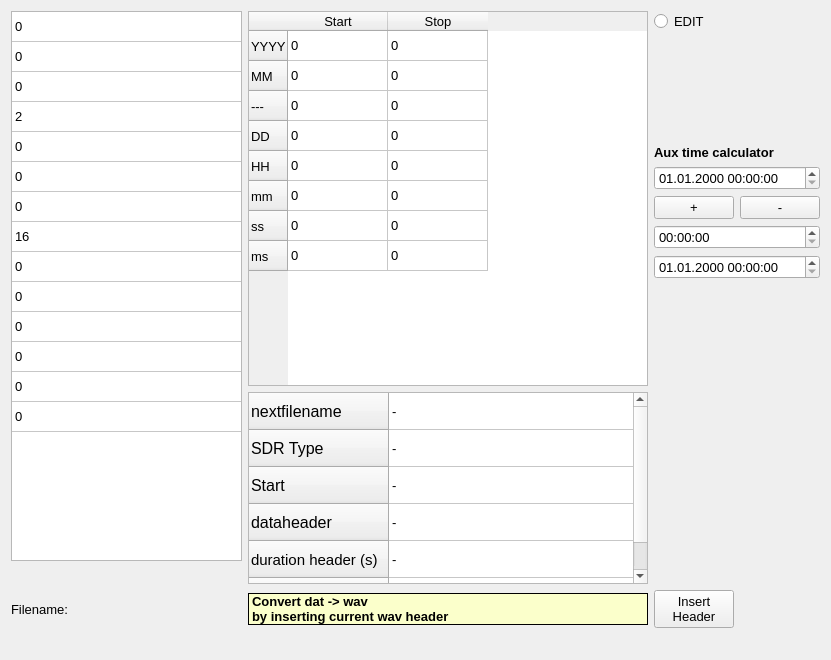
<?xml version="1.0" encoding="UTF-8"?>
<ui version="4.0">
 <class>wavheader_editor_widget</class>
 <widget class="QWidget" name="wavheader_editor_widget">
  <property name="geometry">
   <rect>
    <x>0</x>
    <y>0</y>
    <width>831</width>
    <height>660</height>
   </rect>
  </property>
  <property name="windowTitle">
   <string>Form</string>
  </property>
  <layout class="QGridLayout" name="gridLayout_2">
   <item row="0" column="0">
    <layout class="QGridLayout" name="gridLayout">
     <item row="9" column="1">
      <widget class="QLabel" name="label_8">
       <property name="enabled">
        <bool>true</bool>
       </property>
       <property name="sizePolicy">
        <sizepolicy hsizetype="Preferred" vsizetype="Maximum">
         <horstretch>0</horstretch>
         <verstretch>0</verstretch>
        </sizepolicy>
       </property>
       <property name="palette">
        <palette>
         <active>
          <colorrole role="WindowText">
           <brush brushstyle="SolidPattern">
            <color alpha="255">
             <red>0</red>
             <green>0</green>
             <blue>0</blue>
            </color>
           </brush>
          </colorrole>
          <colorrole role="Button">
           <brush brushstyle="SolidPattern">
            <color alpha="255">
             <red>255</red>
             <green>254</green>
             <blue>210</blue>
            </color>
           </brush>
          </colorrole>
          <colorrole role="Light">
           <brush brushstyle="SolidPattern">
            <color alpha="255">
             <red>255</red>
             <green>254</green>
             <blue>210</blue>
            </color>
           </brush>
          </colorrole>
          <colorrole role="Midlight">
           <brush brushstyle="SolidPattern">
            <color alpha="255">
             <red>255</red>
             <green>254</green>
             <blue>210</blue>
            </color>
           </brush>
          </colorrole>
          <colorrole role="Base">
           <brush brushstyle="SolidPattern">
            <color alpha="255">
             <red>255</red>
             <green>254</green>
             <blue>210</blue>
            </color>
           </brush>
          </colorrole>
          <colorrole role="Window">
           <brush brushstyle="SolidPattern">
            <color alpha="255">
             <red>251</red>
             <green>255</green>
             <blue>203</blue>
            </color>
           </brush>
          </colorrole>
          <colorrole role="NoRole">
           <brush brushstyle="SolidPattern">
            <color alpha="255">
             <red>255</red>
             <green>254</green>
             <blue>210</blue>
            </color>
           </brush>
          </colorrole>
          <colorrole role="ToolTipBase">
           <brush brushstyle="SolidPattern">
            <color alpha="255">
             <red>255</red>
             <green>255</green>
             <blue>220</blue>
            </color>
           </brush>
          </colorrole>
         </active>
         <inactive>
          <colorrole role="WindowText">
           <brush brushstyle="SolidPattern">
            <color alpha="255">
             <red>0</red>
             <green>0</green>
             <blue>0</blue>
            </color>
           </brush>
          </colorrole>
          <colorrole role="Button">
           <brush brushstyle="SolidPattern">
            <color alpha="255">
             <red>255</red>
             <green>254</green>
             <blue>210</blue>
            </color>
           </brush>
          </colorrole>
          <colorrole role="Light">
           <brush brushstyle="SolidPattern">
            <color alpha="255">
             <red>255</red>
             <green>254</green>
             <blue>210</blue>
            </color>
           </brush>
          </colorrole>
          <colorrole role="Midlight">
           <brush brushstyle="SolidPattern">
            <color alpha="255">
             <red>255</red>
             <green>254</green>
             <blue>210</blue>
            </color>
           </brush>
          </colorrole>
          <colorrole role="Base">
           <brush brushstyle="SolidPattern">
            <color alpha="255">
             <red>255</red>
             <green>254</green>
             <blue>210</blue>
            </color>
           </brush>
          </colorrole>
          <colorrole role="Window">
           <brush brushstyle="SolidPattern">
            <color alpha="255">
             <red>251</red>
             <green>255</green>
             <blue>203</blue>
            </color>
           </brush>
          </colorrole>
          <colorrole role="NoRole">
           <brush brushstyle="SolidPattern">
            <color alpha="255">
             <red>255</red>
             <green>254</green>
             <blue>210</blue>
            </color>
           </brush>
          </colorrole>
          <colorrole role="ToolTipBase">
           <brush brushstyle="SolidPattern">
            <color alpha="255">
             <red>255</red>
             <green>255</green>
             <blue>220</blue>
            </color>
           </brush>
          </colorrole>
         </inactive>
         <disabled>
          <colorrole role="WindowText">
           <brush brushstyle="SolidPattern">
            <color alpha="255">
             <red>234</red>
             <green>234</green>
             <blue>234</blue>
            </color>
           </brush>
          </colorrole>
          <colorrole role="Button">
           <brush brushstyle="SolidPattern">
            <color alpha="255">
             <red>234</red>
             <green>234</green>
             <blue>234</blue>
            </color>
           </brush>
          </colorrole>
          <colorrole role="Light">
           <brush brushstyle="SolidPattern">
            <color alpha="255">
             <red>234</red>
             <green>234</green>
             <blue>234</blue>
            </color>
           </brush>
          </colorrole>
          <colorrole role="Midlight">
           <brush brushstyle="SolidPattern">
            <color alpha="255">
             <red>234</red>
             <green>234</green>
             <blue>234</blue>
            </color>
           </brush>
          </colorrole>
          <colorrole role="Base">
           <brush brushstyle="SolidPattern">
            <color alpha="255">
             <red>234</red>
             <green>234</green>
             <blue>234</blue>
            </color>
           </brush>
          </colorrole>
          <colorrole role="Window">
           <brush brushstyle="SolidPattern">
            <color alpha="255">
             <red>234</red>
             <green>234</green>
             <blue>234</blue>
            </color>
           </brush>
          </colorrole>
          <colorrole role="NoRole">
           <brush brushstyle="SolidPattern">
            <color alpha="255">
             <red>234</red>
             <green>234</green>
             <blue>234</blue>
            </color>
           </brush>
          </colorrole>
          <colorrole role="ToolTipBase">
           <brush brushstyle="SolidPattern">
            <color alpha="255">
             <red>234</red>
             <green>234</green>
             <blue>234</blue>
            </color>
           </brush>
          </colorrole>
         </disabled>
        </palette>
       </property>
       <property name="font">
        <font>
         <pointsize>10</pointsize>
         <weight>75</weight>
         <bold>true</bold>
        </font>
       </property>
       <property name="autoFillBackground">
        <bool>true</bool>
       </property>
       <property name="styleSheet">
        <string notr="true"/>
       </property>
       <property name="frameShape">
        <enum>QFrame::Panel</enum>
       </property>
       <property name="text">
        <string>Convert dat -&gt; wav 
by inserting current wav header</string>
       </property>
      </widget>
     </item>
     <item row="4" column="3">
      <widget class="QPushButton" name="pushButton_subtract">
       <property name="sizePolicy">
        <sizepolicy hsizetype="Maximum" vsizetype="Maximum">
         <horstretch>0</horstretch>
         <verstretch>0</verstretch>
        </sizepolicy>
       </property>
       <property name="font">
        <font>
         <pointsize>10</pointsize>
        </font>
       </property>
       <property name="text">
        <string>-</string>
       </property>
      </widget>
     </item>
     <item row="3" column="2" colspan="2">
      <widget class="QDateTimeEdit" name="wavheader_dateTimeEdit_starttime">
       <property name="sizePolicy">
        <sizepolicy hsizetype="Minimum" vsizetype="Maximum">
         <horstretch>0</horstretch>
         <verstretch>0</verstretch>
        </sizepolicy>
       </property>
       <property name="font">
        <font>
         <pointsize>10</pointsize>
        </font>
       </property>
       <property name="displayFormat">
        <string>dd.MM.yyyy HH:mm:ss</string>
       </property>
      </widget>
     </item>
     <item row="5" column="2" colspan="2">
      <widget class="QTimeEdit" name="wavheader_timeEdit_subtr">
       <property name="sizePolicy">
        <sizepolicy hsizetype="Minimum" vsizetype="Maximum">
         <horstretch>0</horstretch>
         <verstretch>0</verstretch>
        </sizepolicy>
       </property>
       <property name="font">
        <font>
         <pointsize>10</pointsize>
        </font>
       </property>
       <property name="displayFormat">
        <string>HH:mm:ss</string>
       </property>
      </widget>
     </item>
     <item row="6" column="2" colspan="2">
      <widget class="QDateTimeEdit" name="wavheader_dateTimeEdit_result">
       <property name="sizePolicy">
        <sizepolicy hsizetype="Minimum" vsizetype="Maximum">
         <horstretch>0</horstretch>
         <verstretch>0</verstretch>
        </sizepolicy>
       </property>
       <property name="font">
        <font>
         <pointsize>10</pointsize>
        </font>
       </property>
       <property name="displayFormat">
        <string>dd.MM.yyyy HH:mm:ss</string>
       </property>
      </widget>
     </item>
     <item row="8" column="1">
      <widget class="QTableWidget" name="tableWidget_3">
       <property name="sizePolicy">
        <sizepolicy hsizetype="Maximum" vsizetype="Minimum">
         <horstretch>0</horstretch>
         <verstretch>0</verstretch>
        </sizepolicy>
       </property>
       <property name="minimumSize">
        <size>
         <width>400</width>
         <height>192</height>
        </size>
       </property>
       <property name="maximumSize">
        <size>
         <width>700</width>
         <height>16777215</height>
        </size>
       </property>
       <property name="font">
        <font>
         <pointsize>10</pointsize>
        </font>
       </property>
       <property name="toolTip">
        <string>make this table editable by clicking 'edit'</string>
       </property>
       <property name="autoFillBackground">
        <bool>true</bool>
       </property>
       <property name="alternatingRowColors">
        <bool>false</bool>
       </property>
       <attribute name="horizontalHeaderVisible">
        <bool>false</bool>
       </attribute>
       <attribute name="horizontalHeaderDefaultSectionSize">
        <number>600</number>
       </attribute>
       <attribute name="horizontalHeaderMinimumSectionSize">
        <number>50</number>
       </attribute>
       <attribute name="verticalHeaderCascadingSectionResizes">
        <bool>false</bool>
       </attribute>
       <attribute name="verticalHeaderDefaultSectionSize">
        <number>37</number>
       </attribute>
       <attribute name="verticalHeaderShowSortIndicator" stdset="0">
        <bool>false</bool>
       </attribute>
       <attribute name="verticalHeaderStretchLastSection">
        <bool>false</bool>
       </attribute>
       <row>
        <property name="text">
         <string>nextfilename</string>
        </property>
        <property name="font">
         <font>
          <pointsize>12</pointsize>
         </font>
        </property>
       </row>
       <row>
        <property name="text">
         <string>SDR Type</string>
        </property>
        <property name="font">
         <font>
          <pointsize>12</pointsize>
         </font>
        </property>
       </row>
       <row>
        <property name="text">
         <string>Start</string>
        </property>
        <property name="font">
         <font>
          <pointsize>12</pointsize>
         </font>
        </property>
        <property name="background">
         <color>
          <red>240</red>
          <green>240</green>
          <blue>240</blue>
         </color>
        </property>
       </row>
       <row>
        <property name="text">
         <string>dataheader</string>
        </property>
        <property name="font">
         <font>
          <pointsize>12</pointsize>
         </font>
        </property>
       </row>
       <row>
        <property name="text">
         <string>duration header (s)</string>
        </property>
        <property name="font">
         <font>
          <pointsize>11</pointsize>
         </font>
        </property>
       </row>
       <row>
        <property name="text">
         <string>duration bytes (s)</string>
        </property>
        <property name="font">
         <font>
          <pointsize>11</pointsize>
         </font>
        </property>
       </row>
       <column>
        <property name="text">
         <string>value</string>
        </property>
        <property name="font">
         <font>
          <pointsize>12</pointsize>
         </font>
        </property>
        <property name="background">
         <color>
          <red>240</red>
          <green>0</green>
          <blue>0</blue>
         </color>
        </property>
       </column>
       <item row="0" column="0">
        <property name="text">
         <string>-</string>
        </property>
        <property name="foreground">
         <brush brushstyle="NoBrush">
          <color alpha="240">
           <red>240</red>
           <green>240</green>
           <blue>240</blue>
          </color>
         </brush>
        </property>
       </item>
       <item row="1" column="0">
        <property name="text">
         <string>-</string>
        </property>
       </item>
       <item row="2" column="0">
        <property name="text">
         <string>-</string>
        </property>
        <property name="background">
         <brush brushstyle="NoBrush">
          <color alpha="240">
           <red>240</red>
           <green>240</green>
           <blue>240</blue>
          </color>
         </brush>
        </property>
       </item>
       <item row="3" column="0">
        <property name="text">
         <string>-</string>
        </property>
       </item>
       <item row="4" column="0">
        <property name="text">
         <string>-</string>
        </property>
       </item>
       <item row="5" column="0">
        <property name="text">
         <string>-</string>
        </property>
       </item>
      </widget>
     </item>
     <item row="0" column="0" rowspan="9" alignment="Qt::AlignTop">
      <widget class="QTableWidget" name="tableWidget_basisfields">
       <property name="sizePolicy">
        <sizepolicy hsizetype="Maximum" vsizetype="Minimum">
         <horstretch>0</horstretch>
         <verstretch>0</verstretch>
        </sizepolicy>
       </property>
       <property name="minimumSize">
        <size>
         <width>200</width>
         <height>550</height>
        </size>
       </property>
       <property name="maximumSize">
        <size>
         <width>400</width>
         <height>600</height>
        </size>
       </property>
       <property name="font">
        <font>
         <pointsize>10</pointsize>
        </font>
       </property>
       <property name="toolTip">
        <string>make this table editable by clicking 'edit'</string>
       </property>
       <attribute name="horizontalHeaderVisible">
        <bool>false</bool>
       </attribute>
       <attribute name="horizontalHeaderDefaultSectionSize">
        <number>400</number>
       </attribute>
       <attribute name="verticalHeaderVisible">
        <bool>false</bool>
       </attribute>
       <row>
        <property name="text">
         <string>Filesize</string>
        </property>
       </row>
       <row>
        <property name="text">
         <string>sdr_nChunksize</string>
        </property>
       </row>
       <row>
        <property name="text">
         <string>wFormatTag</string>
        </property>
       </row>
       <row>
        <property name="text">
         <string>nChannels</string>
        </property>
       </row>
       <row>
        <property name="text">
         <string>Sample rate</string>
        </property>
       </row>
       <row>
        <property name="text">
         <string>bytes per second</string>
        </property>
       </row>
       <row>
        <property name="text">
         <string>nBlockalign</string>
        </property>
       </row>
       <row>
        <property name="text">
         <string>bits per sample</string>
        </property>
       </row>
       <row>
        <property name="text">
         <string>centerfreq</string>
        </property>
       </row>
       <row>
        <property name="text">
         <string>dataChunksize</string>
        </property>
       </row>
       <row>
        <property name="text">
         <string>ADFrequency</string>
        </property>
       </row>
       <row>
        <property name="text">
         <string>IFFrequency</string>
        </property>
       </row>
       <row>
        <property name="text">
         <string>Bandwidth</string>
        </property>
       </row>
       <row>
        <property name="text">
         <string>IQOffset</string>
        </property>
       </row>
       <column>
        <property name="text">
         <string>value</string>
        </property>
       </column>
       <item row="0" column="0">
        <property name="text">
         <string>0</string>
        </property>
       </item>
       <item row="1" column="0">
        <property name="text">
         <string>0</string>
        </property>
       </item>
       <item row="2" column="0">
        <property name="text">
         <string>0</string>
        </property>
       </item>
       <item row="3" column="0">
        <property name="text">
         <string>2</string>
        </property>
       </item>
       <item row="4" column="0">
        <property name="text">
         <string>0</string>
        </property>
       </item>
       <item row="5" column="0">
        <property name="text">
         <string>0</string>
        </property>
       </item>
       <item row="6" column="0">
        <property name="text">
         <string>0</string>
        </property>
       </item>
       <item row="7" column="0">
        <property name="text">
         <string>16</string>
        </property>
       </item>
       <item row="8" column="0">
        <property name="text">
         <string>0</string>
        </property>
       </item>
       <item row="9" column="0">
        <property name="text">
         <string>0</string>
        </property>
       </item>
       <item row="10" column="0">
        <property name="text">
         <string>0</string>
        </property>
       </item>
       <item row="11" column="0">
        <property name="text">
         <string>0</string>
        </property>
       </item>
       <item row="12" column="0">
        <property name="text">
         <string>0</string>
        </property>
       </item>
       <item row="13" column="0">
        <property name="text">
         <string>0</string>
        </property>
       </item>
      </widget>
     </item>
     <item row="9" column="2">
      <widget class="QPushButton" name="pushButton_InsertHeader">
       <property name="sizePolicy">
        <sizepolicy hsizetype="Maximum" vsizetype="Minimum">
         <horstretch>0</horstretch>
         <verstretch>0</verstretch>
        </sizepolicy>
       </property>
       <property name="font">
        <font>
         <pointsize>10</pointsize>
        </font>
       </property>
       <property name="toolTip">
        <string>insert header into dat file</string>
       </property>
       <property name="text">
        <string>Insert 
Header</string>
       </property>
      </widget>
     </item>
     <item row="4" column="2">
      <widget class="QPushButton" name="pushButton_add">
       <property name="sizePolicy">
        <sizepolicy hsizetype="Maximum" vsizetype="Maximum">
         <horstretch>0</horstretch>
         <verstretch>0</verstretch>
        </sizepolicy>
       </property>
       <property name="font">
        <font>
         <pointsize>10</pointsize>
        </font>
       </property>
       <property name="text">
        <string>+</string>
       </property>
      </widget>
     </item>
     <item row="0" column="1" rowspan="8">
      <widget class="QTableWidget" name="tableWidget_starttime">
       <property name="sizePolicy">
        <sizepolicy hsizetype="Maximum" vsizetype="Minimum">
         <horstretch>0</horstretch>
         <verstretch>0</verstretch>
        </sizepolicy>
       </property>
       <property name="minimumSize">
        <size>
         <width>300</width>
         <height>320</height>
        </size>
       </property>
       <property name="maximumSize">
        <size>
         <width>700</width>
         <height>16777215</height>
        </size>
       </property>
       <property name="font">
        <font>
         <pointsize>10</pointsize>
        </font>
       </property>
       <property name="toolTip">
        <string>make this table editable by clicking 'edit'</string>
       </property>
       <attribute name="horizontalHeaderDefaultSectionSize">
        <number>100</number>
       </attribute>
       <row>
        <property name="text">
         <string>YYYY</string>
        </property>
       </row>
       <row>
        <property name="text">
         <string>MM</string>
        </property>
       </row>
       <row>
        <property name="text">
         <string>---</string>
        </property>
       </row>
       <row>
        <property name="text">
         <string>DD</string>
        </property>
       </row>
       <row>
        <property name="text">
         <string>HH</string>
        </property>
       </row>
       <row>
        <property name="text">
         <string>mm</string>
        </property>
       </row>
       <row>
        <property name="text">
         <string>ss</string>
        </property>
       </row>
       <row>
        <property name="text">
         <string>ms</string>
        </property>
       </row>
       <column>
        <property name="text">
         <string>Start</string>
        </property>
       </column>
       <column>
        <property name="text">
         <string>Stop</string>
        </property>
       </column>
       <item row="0" column="0">
        <property name="text">
         <string>0</string>
        </property>
       </item>
       <item row="0" column="1">
        <property name="text">
         <string>0</string>
        </property>
       </item>
       <item row="1" column="0">
        <property name="text">
         <string>0</string>
        </property>
       </item>
       <item row="1" column="1">
        <property name="text">
         <string>0</string>
        </property>
       </item>
       <item row="2" column="0">
        <property name="text">
         <string>0</string>
        </property>
       </item>
       <item row="2" column="1">
        <property name="text">
         <string>0</string>
        </property>
       </item>
       <item row="3" column="0">
        <property name="text">
         <string>0</string>
        </property>
       </item>
       <item row="3" column="1">
        <property name="text">
         <string>0</string>
        </property>
       </item>
       <item row="4" column="0">
        <property name="text">
         <string>0</string>
        </property>
       </item>
       <item row="4" column="1">
        <property name="text">
         <string>0</string>
        </property>
       </item>
       <item row="5" column="0">
        <property name="text">
         <string>0</string>
        </property>
       </item>
       <item row="5" column="1">
        <property name="text">
         <string>0</string>
        </property>
       </item>
       <item row="6" column="0">
        <property name="text">
         <string>0</string>
        </property>
       </item>
       <item row="6" column="1">
        <property name="text">
         <string>0</string>
        </property>
       </item>
       <item row="7" column="0">
        <property name="text">
         <string>0</string>
        </property>
       </item>
       <item row="7" column="1">
        <property name="text">
         <string>0</string>
        </property>
       </item>
      </widget>
     </item>
     <item row="10" column="0" colspan="2">
      <widget class="QLabel" name="label_Filename_WAVHeader">
       <property name="sizePolicy">
        <sizepolicy hsizetype="Minimum" vsizetype="Maximum">
         <horstretch>0</horstretch>
         <verstretch>0</verstretch>
        </sizepolicy>
       </property>
       <property name="font">
        <font>
         <pointsize>10</pointsize>
        </font>
       </property>
       <property name="text">
        <string/>
       </property>
      </widget>
     </item>
     <item row="9" column="0">
      <widget class="QLabel" name="label_13">
       <property name="font">
        <font>
         <pointsize>10</pointsize>
        </font>
       </property>
       <property name="text">
        <string>Filename:</string>
       </property>
      </widget>
     </item>
     <item row="0" column="2">
      <widget class="QRadioButton" name="radioButton_WAVEDIT">
       <property name="sizePolicy">
        <sizepolicy hsizetype="Minimum" vsizetype="Maximum">
         <horstretch>0</horstretch>
         <verstretch>0</verstretch>
        </sizepolicy>
       </property>
       <property name="font">
        <font>
         <pointsize>10</pointsize>
        </font>
       </property>
       <property name="toolTip">
        <string>make this table editable by clicking 'edit'</string>
       </property>
       <property name="autoFillBackground">
        <bool>true</bool>
       </property>
       <property name="text">
        <string>EDIT</string>
       </property>
      </widget>
     </item>
     <item row="1" column="2" colspan="2">
      <widget class="QLabel" name="label_9">
       <property name="text">
        <string/>
       </property>
      </widget>
     </item>
     <item row="2" column="2" colspan="2">
      <widget class="QLabel" name="label_39">
       <property name="sizePolicy">
        <sizepolicy hsizetype="Minimum" vsizetype="Maximum">
         <horstretch>0</horstretch>
         <verstretch>0</verstretch>
        </sizepolicy>
       </property>
       <property name="font">
        <font>
         <pointsize>10</pointsize>
         <weight>75</weight>
         <bold>true</bold>
        </font>
       </property>
       <property name="text">
        <string>Aux time calculator</string>
       </property>
      </widget>
     </item>
    </layout>
   </item>
  </layout>
 </widget>
 <resources/>
 <connections/>
</ui>
